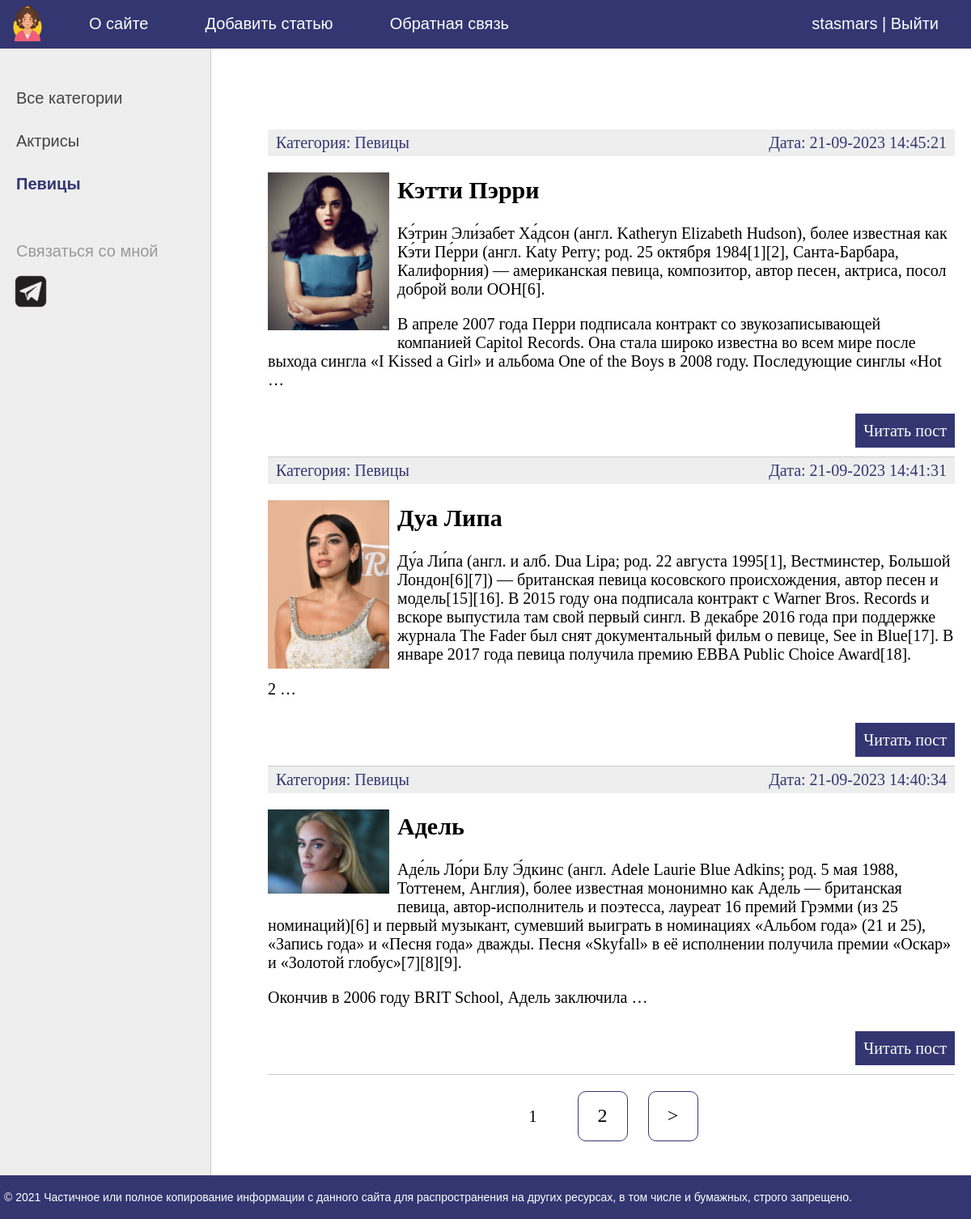
The page /category/pevicy/ (signed in) on the database its author committed.
### women/models.py (models this page shows, shortened)
class Category(models.Model):
    name = models.CharField(max_length=100, db_index=True, verbose_name='Категория')
    slug = models.SlugField(max_length=255, unique=True, db_index=True, verbose_name='URL')
    def __str__(self):
        return self.name
    def get_absolute_url(self):
        return reverse('category', kwargs={'cat_slug': self.slug})
    class Meta:
        verbose_name = 'Категория'
        verbose_name_plural = 'Категории'
        ordering = ['id']

class Women(models.Model):
    title = models.CharField(max_length=255, verbose_name='Заголовок')
    slug = models.SlugField(max_length=255, unique=True, db_index=True, verbose_name='URL')
    content = models.TextField(blank=True, verbose_name='Текст статьи')
    photo = models.ImageField(upload_to='photos/%Y/%m/%d/', verbose_name='Фото')
    time_create = models.DateTimeField(auto_now=True, verbose_name='Время создания')
    time_update = models.DateTimeField(auto_now=True, verbose_name='Время изменения')
    is_published = models.BooleanField(default=True, verbose_name='Публикация')
    cat = models.ForeignKey('Category', on_delete=models.PROTECT, verbose_name='Категории')
    def get_absolute_url(self):
        return reverse('post', kwargs={'post_slug': self.slug})
    class Meta:
        verbose_name = 'Известные женщины'
        verbose_name_plural = 'Известные женщины'
        ordering = ['-time_create']

### women/views.py (the view)
# urls.py: path('category/<slug:cat_slug>/', WomenCategory.as_view(), name='category'),
class WomenCategory(DataMixin, ListView):
    model = Women
    template_name = 'women/index.html'
    context_object_name = 'posts'
    allow_empty = False
    def get_queryset(self):
        return Women.objects.filter(cat__slug=self.kwargs['cat_slug'], is_published=True)
    def get_context_data(self, *, object_list=None, **kwargs):
        context = super().get_context_data(**kwargs)
        c_def = self.get_user_context(title='Категория - ' + str(context['posts'][0].cat), cat_selected=context['posts'][0].cat_id)
        return dict(list(context.items()) + list(c_def.items()))

### women/utils.py (called while the page is built)
    def get_user_context(self, **kwargs):
        context = kwargs
        cats = Category.objects.annotate(Count('women'))
        user_menu = menu.copy()
        if not self.request.user.is_authenticated:
            user_menu.pop(1)
        context['menu'] = user_menu
        context['cats'] = cats
        if 'cat_selected' not in context:
            context['cat_selected'] = 0
        return context

### women/templates/women/index.html (shortened to what this page needs)
{% extends 'women/base.html' %}
{% block content %}
<ul class="list-articles">
	{% for p in posts %}
			<li><div class="article-panel">
	<p class="first">Категория: {{p.cat}}</p>
	<p class="last">Дата: {{p.time_update|date:"d-m-Y H:i:s"}}</p>
</div>
{% if p.photo %}
	<p><img class="img-article-left thumb" src="{{p.photo.url}}"></p>
{% endif %}
				<h2>{{p.title}}</h2>
	{% autoescape off %}
	{{p.content|linebreaks|truncatewords:70}}
	{% endautoescape %}
			<p class="link-read-post"><a href="{{ p.get_absolute_url }}">Читать пост</a></p>
			</li>
	{% endfor %}
</ul>
{% endblock %}

### women/templates/women/base.html (shortened to what this page needs)
{% load static %}
{% load women_tags %}
<!DOCTYPE html>
<html>
<head>
	<link type="text/css" href="{% static 'women/css/styles.css' %}" rel="stylesheet" />
</head>
<body>
<table class="table-page" border=0 cellpadding="0" cellspacing="0">
<tr><td valign=top>
{% block mainmenu %}
		<div class="header">
			<ul id="mainmenu" class="mainmenu">
			<li class="logo"><a href="{% url 'home' %}"><div class="logo"></div></a></li>
{% for m in menu %}
			<li><a href="{% url m.url_name %}">{{m.title}}</a></li>
{% endfor %}
			{% if request.user.is_authenticated %}
			<li class="last">{{ user.username }} | <a href="{% url 'logout' %}">Выйти</a></li>
			{% else %}
			<li class="last"><a href="{% url 'register' %}">Регистрация</a> | <a href="{% url 'login' %}">Войти</a></li>
			{% endif %}
			</ul>
		</div>
{% endblock mainmenu %}
<table class="table-content" border=0 cellpadding="0" cellspacing="0">
<tr>
	<td valign="top" class="left-chapters">
	<ul id="leftchapters">
{% if cat_selected == 0 %}
		<li class="selected">Все категории</li>
{% else %}
		<li><a href="{% url 'home' %}">Все категории</a></li>
{% endif %}
{% for c in cats %}
{% if c.women__count > 0%}
		{% if c.pk == cat_selected %}
			<li class="selected">{{c.name}}</li>
		{% else %}
			<li><a href="{{ c.get_absolute_url }}">{{ c.name }}</a></li>
		{% endif %}
{% endif %}
{% endfor %}
		<li class="share">
		<p>Связаться со мной</p>
		<a class="share-yt" href="https://t.me/stmarusin" target="_blank" rel="nofollow"></a>
		</li>
	</ul>
</td>
<td valign="top" class="content">
	<div class="content-text">
{% block content %}
{% endblock %}
{% if page_obj.has_other_pages %}
<nav class="list-pages">
	<ul>
		{% for p in paginator.page_range %}
		{% if page_obj.number == p %}
		<li class="page-num page-num-selected">{{ p }}</li>
		{% elif p >= page_obj.number|add:-2 and p <= page_obj.number|add:2 %}
		<li class="page-num">
			<a href="?page={{ p }}">{{ p }}</a>
		</li>
		{% endif %}
		{% endfor %}
{% if page_obj.has_next %}
	<li class="page-num">
		<a href="?page={{ page_obj.next_page_number }}">&gt;</a>
	</li>
{% endif %}
	</ul>
</nav>
{% endif %}
	</div>
</td></tr></table>
</td></tr>
<tr><td valign=top>
	<div id="footer">
		<p>&copy; 2021 Частичное или полное копирование информации с данного сайта для распространения на других ресурсах, в том числе и бумажных, строго запрещено.</p>
	</div>
</td></tr></table>
</body>
</html>

### women/static/women/css/styles.css (style rules this page uses)
html, body { font-family: 'Arial'; margin: 0; padding: 0; height: 100%; width: 100%; color: #444; }
a { color: #0059b2; text-decoration: none; }
img { max-width: 600px; height: auto; }
img.img-article-left { max-width: 300px; height: auto; float: left; padding: 0 10px 10px 0; }
img.img-article-left.thumb { max-width: 150px; height: auto; }
p.link-read-post { text-align: right; }
p.link-read-post a { padding: 10px; min-width: 100px; background: #333671; color: #fff; text-decoration: none; }
div.article-panel { background: #eee; padding: 5px 10px 5px 10px; box-sizing: border-box; overflow: hidden; color: #333671; }
div.article-panel p.first { margin: 0; float: left; }
div.article-panel p.last { margin: 0; float: right; }
ul.list-articles { list-style: none; margin: 0; padding: 0; }
ul.list-articles li { border-bottom: 1px solid #ccc; }
.table-page { width: 100%; height: 100%; vertical-align: top; }
.table-page tr { height: 100%; }
.header { background: #333671; height: 60px; }
.logo { background: url('../images/logo2.png') no-repeat 10px 5px; width: 80px; height: 60px; }
ul.mainmenu { list-style: none; margin: 0; padding: 0; height: 60px; color: #fff; font-size: 20px; overflow: hidden; }
ul.mainmenu li { float: left; margin: 18px 40px 0 30px; }
ul.mainmenu li.logo { margin: 0; }
ul.mainmenu li.last { float: right; }
ul.mainmenu li a { color: #fff; text-decoration: none; }
.table-content { width: 100%; min-height: 100%; height: 100%; }
.left-chapters { margin: 0; background: #eee; border-right: 1px solid #ccc; min-height: 100%; }
.left-chapters ul { width: 230px; min-height: 100%; margin: 0; padding: 20px 10px 10px 20px; list-style: none; font-size: 20px; }
.left-chapters ul li { margin: 30px 0 0 0; color: #999; }
.left-chapters ul li.selected { color: #333671; font-weight: Bold; }
.left-chapters ul li a { color: #444; text-decoration: none; }
.left-chapters ul li.share { margin: 60px 30px 0px 0px; }
.left-chapters ul li.share p { margin: 30px 0 0px 0; }
.left-chapters ul li.share a { display: inline-block; width: 40px; height: 40px; margin: -10px 10px 0 0; }
.left-chapters ul li.share a.share-yt { width: 75px; height: 75px; margin-left: -30px; background: url('../images/m_tg4.png') no-repeat 0 0 }
.content { padding: 40px 20px 20px 40px; width: 100%; box-sizing: border-box; }
.content-text { margin: 60px 0 0 30px; color: #000; font-size: 20px; font-family: Yandex Sans Display Light; }
#footer { box-sizing: border-box; background: #333671; padding: 5px; color: #fff; font-size: 14px; font-family: Verdana, Geneva, Arial, Helvetica; text-align: left; overflow: hidden; }
.list-pages { text-align: center; margin: 0 0 20px 0; }
.list-pages ul { margin: 20px 0 0 0; padding: 0; list-style: none; }
.list-pages ul li { display: inline-block; margin: 0 20px 0 0; }
.list-pages a { color: #000; font-size: 24px; text-decoration: none; }
.list-pages .page-num, .page-num-selected { display: inline-block; width: 60px; height: 44px; padding: 16px 0 0 0; border: 1px solid #333671; border-radius: 10px; }
.list-pages .page-num-selected { border: none; color: #000; font-size: 20px; }

### rows shown on the page
Category: name "Актрисы"
Category: name "Певицы"
Women: cat "Певицы", time_update "21-09-2023 14:45:21", photo (picture), title "Кэтти Пэрри", content "Кэ́трин Эли́забет Ха́дсон (англ. Katheryn Elizabeth Hudson), более известная как Кэ́ти Пе́рри (англ. Katy Perry; род. 25 октября 1984[1][2], Санта-Барбара, Калифорния) — американская певица, композитор, автор песен, актриса, посол доброй воли ООН[6]. В апреле 2007 года Перри подписала контракт со звукозаписывающей компанией Capitol Records. Она стала широко известна во всем мире после выхода сингла «I Kissed a Girl» и альбома One of the Boys в 2008 году. Последующие синглы «Hot …"
Women: cat "Певицы", time_update "21-09-2023 14:41:31", photo (picture), title "Дуа Липа", content "Ду́а Ли́па (англ. и алб. Dua Lipa; род. 22 августа 1995[1], Вестминстер, Большой Лондон[6][7]) — британская певица косовского происхождения, автор песен и модель[15][16]. В 2015 году она подписала контракт с Warner Bros. Records и вскоре выпустила там свой первый сингл. В декабре 2016 года при поддержке журнала The Fader был снят документальный фильм о певице, See in Blue[17]. В январе 2017 года певица получила премию EBBA Public Choice Award[18]. 2 …"
Women: cat "Певицы", time_update "21-09-2023 14:40:34", photo (picture), title "Адель", content "Аде́ль Ло́ри Блу Э́дкинс (англ. Adele Laurie Blue Adkins; род. 5 мая 1988, Тоттенем, Англия), более известная мононимно как Аде́ль — британская певица, автор-исполнитель и поэтесса, лауреат 16 премий Грэмми (из 25 номинаций)[6] и первый музыкант, сумевший выиграть в номинациях «Альбом года» (21 и 25), «Запись года» и «Песня года» дважды. Песня «Skyfall» в её исполнении получила премии «Оскар» и «Золотой глобус»[7][8][9]. Окончив в 2006 году BRIT School, Адель заключила …"

### other values the page prints
{{ m.title }} "О сайте" "Добавить статью" "Обратная связь"
{{ user.username }} "stasmars"
{{ p }} "1"
{{ p }} "2"
